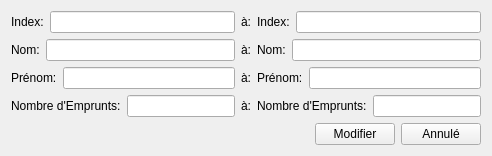
          <widget class="QWidget" name="modifyMember">
           <attribute name="title">
            <string>Modifier un adhérent</string>
           </attribute>
           <layout class="QGridLayout" name="gridLayout_17">
            <item row="0" column="0">
             <layout class="QGridLayout" name="gridLayout_10">
              <item row="0" column="0">
               <layout class="QHBoxLayout" name="horizontalLayout_6">
                <item>
                 <widget class="QLabel" name="label_5">
                  <property name="text">
                   <string>Index:</string>
                  </property>
                 </widget>
                </item>
                <item>
                 <widget class="QLineEdit" name="indexModifyMember">
                  <property name="inputMethodHints">
                   <set>Qt::ImhDigitsOnly</set>
                  </property>
                 </widget>
                </item>
               </layout>
              </item>
              <item row="0" column="1">
               <widget class="QLabel" name="label_37">
                <property name="text">
                 <string>à:</string>
                </property>
               </widget>
              </item>
              <item row="0" column="2">
               <layout class="QHBoxLayout" name="horizontalLayout_36">
                <item>
                 <widget class="QLabel" name="label_31">
                  <property name="text">
                   <string>Index:</string>
                  </property>
                 </widget>
                </item>
                <item>
                 <widget class="QLineEdit" name="indexModifyMember_2">
                  <property name="inputMethodHints">
                   <set>Qt::ImhDigitsOnly</set>
                  </property>
                 </widget>
                </item>
               </layout>
              </item>
              <item row="1" column="0">
               <layout class="QHBoxLayout" name="horizontalLayout_7">
                <item>
                 <widget class="QLabel" name="label_6">
                  <property name="text">
                   <string>Nom:</string>
                  </property>
                 </widget>
                </item>
                <item>
                 <widget class="QLineEdit" name="memberLastNameModify">
                  <property name="readOnly">
                   <bool>true</bool>
                  </property>
                 </widget>
                </item>
               </layout>
              </item>
              <item row="1" column="1">
               <widget class="QLabel" name="label_36">
                <property name="text">
                 <string>à:</string>
                </property>
               </widget>
              </item>
              <item row="1" column="2">
               <layout class="QHBoxLayout" name="horizontalLayout_37">
                <item>
                 <widget class="QLabel" name="label_32">
                  <property name="text">
                   <string>Nom:</string>
                  </property>
                 </widget>
                </item>
                <item>
                 <widget class="QLineEdit" name="memberLastNameModify_2">
                  <property name="readOnly">
                   <bool>false</bool>
                  </property>
                 </widget>
                </item>
               </layout>
              </item>
              <item row="2" column="0">
               <layout class="QHBoxLayout" name="horizontalLayout_8">
                <item>
                 <widget class="QLabel" name="label_7">
                  <property name="text">
                   <string>Prénom:</string>
                  </property>
                 </widget>
                </item>
                <item>
                 <widget class="QLineEdit" name="memberFirstNameModify">
                  <property name="readOnly">
                   <bool>true</bool>
                  </property>
                 </widget>
                </item>
               </layout>
              </item>
              <item row="2" column="1">
               <widget class="QLabel" name="label_38">
                <property name="text">
                 <string>à:</string>
                </property>
               </widget>
              </item>
              <item row="2" column="2">
               <layout class="QHBoxLayout" name="horizontalLayout_38">
                <item>
                 <widget class="QLabel" name="label_33">
                  <property name="text">
                   <string>Prénom:</string>
                  </property>
                 </widget>
                </item>
                <item>
                 <widget class="QLineEdit" name="memberFirstNameModify_2">
                  <property name="readOnly">
                   <bool>false</bool>
                  </property>
                 </widget>
                </item>
               </layout>
              </item>
              <item row="3" column="0">
               <layout class="QHBoxLayout" name="horizontalLayout_39">
                <item>
                 <widget class="QLabel" name="label_34">
                  <property name="text">
                   <string>Nombre d'Emprunts:</string>
                  </property>
                 </widget>
                </item>
                <item>
                 <widget class="QLineEdit" name="memberBorrowingModifyMember">
                  <property name="inputMethodHints">
                   <set>Qt::ImhDigitsOnly</set>
                  </property>
                  <property name="readOnly">
                   <bool>true</bool>
                  </property>
                 </widget>
                </item>
               </layout>
              </item>
              <item row="3" column="1">
               <widget class="QLabel" name="label_39">
                <property name="text">
                 <string>à:</string>
                </property>
               </widget>
              </item>
              <item row="3" column="2">
               <layout class="QHBoxLayout" name="horizontalLayout_40">
                <item>
                 <widget class="QLabel" name="label_35">
                  <property name="text">
                   <string>Nombre d'Emprunts:</string>
                  </property>
                 </widget>
                </item>
                <item>
                 <widget class="QLineEdit" name="memberBorrowingModifyMember_2">
                  <property name="inputMethodHints">
                   <set>Qt::ImhDigitsOnly</set>
                  </property>
                 </widget>
                </item>
               </layout>
              </item>
              <item row="4" column="0" colspan="3">
               <layout class="QHBoxLayout" name="horizontalLayout_9">
                <item>
                 <spacer name="horizontalSpacer_2">
                  <property name="orientation">
                   <enum>Qt::Horizontal</enum>
                  </property>
                  <property name="sizeHint" stdset="0">
                   <size>
                    <width>27</width>
                    <height>20</height>
                   </size>
                  </property>
                 </spacer>
                </item>
                <item>
                 <widget class="QPushButton" name="modifyMemberPB">
                  <property name="text">
                   <string>Modifier</string>
                  </property>
                 </widget>
                </item>
                <item>
                 <widget class="QPushButton" name="cancelModifyMemberPB">
                  <property name="text">
                   <string>Annulé</string>
                  </property>
                 </widget>
                </item>
               </layout>
              </item>
             </layout>
            </item>
           </layout>
          </widget>
